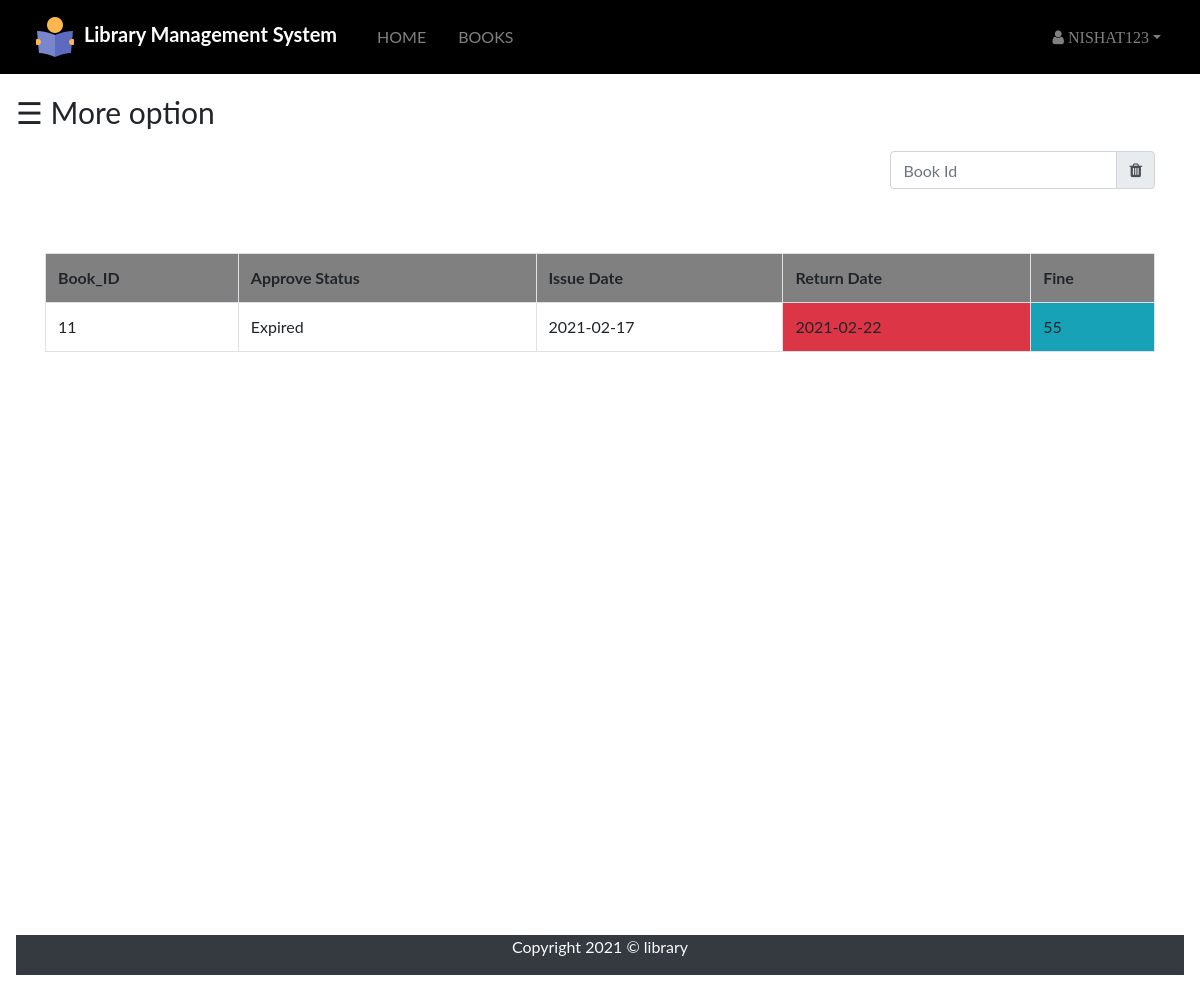
Screenshot of /src/student/book_request.php (signed in) with the database file from the repository.
### tables this page shows
CREATE TABLE `issue_book` (
  `username` varchar(255) NOT NULL,
  `b_id` int(100) NOT NULL,
  `approve` varchar(100) NOT NULL,
  `issue` date NOT NULL DEFAULT current_timestamp(),
  `returnbook` date NOT NULL
);

### src/student/book_request.php (the view, shortened to what this page needs)
<?php
include "navbar.php";
include "link.php";
 ?>
 <!DOCTYPE html>
 <html lang="en" dir="ltr">
   <head>
   </head>
   <body>
       <div id="main">
       <span style="font-size:30px;cursor:pointer" onclick="openNav()">&#9776; More option</span>
       <div class="container" style="min-height: 800px;">
         <div class="searchbook form-inline ml-auto">
           <form class="ml-auto py-3 " action="" method="post">
             <div class="input-group">
               <input type="text" name="search" placeholder="Book Id" class="form-control" value="">
               <div class="input-group-append">
                 <button type="submit" name="delete_btn" class="input-group-text"><span class="fa fa-trash"></span>
                 </button>
               </div>
             </div>
           </form>
         </div>
       <?php
       if(isset($_SESSION['login_user']))
       {
         $sql="select * from issue_book where username='$_SESSION[login_user]';";
         $query=mysqli_query($dblink,$sql);
         if(mysqli_num_rows($query)==0)
         {
           echo "<h2 class='display-5 py-5'>";
           echo "Sorry...! There is no pending book request";
           echo "</h2>";
         }
         else{
         echo "<table class='table table-bordered table-hover mt-5'>";
           echo "<tr style='background-color:gray;'>";
           echo "<th>"; echo "Book_ID"; echo "</th>";
           echo "<th>"; echo "Approve Status"; echo "</th>";
           echo "<th>"; echo "Issue Date"; echo "</th>";
           echo "<th>"; echo "Return Date"; echo "</th>";
           echo "<th>"; echo "Fine"; echo "</th>";
           echo "</tr>";
           while($row=mysqli_fetch_assoc($query))
           {
             $y=$row['returnbook'];
             echo "<tr>";
             echo "<form action='book_request.php' method='GET'>";
             echo "<td>";echo $row['b_id']; echo "</td>";
             echo "<td>";echo $row['approve']; echo "</td>";
             echo "<td>";echo $row['issue']; echo "</td>";
             $day=date("Y-m-d");
             if(($day>$row['returnbook'])&& $row['approve']=='Expired'){
               echo "<td class='bg-danger'>";echo $row['returnbook']; echo "</td>";
               ?>
               <td class="bg-info"> <input type="hidden" name="fine" value=""  />
                 <?php
                 if($day>$y)
                {
                  $return=strtotime($y);
                   $day=date("Y-m-d");
                   $today=strtotime($day);
                   $difference=$today-$return;
                   if($difference>0)
                   {
                    $days=floor($difference/(60*60*24));
                   $x=$days*5;
                   echo $x;}
                }
                else{
                  echo "No Fine";
                } ?></td>
                <?php
             }
             else{
               echo "<td>";echo $row['returnbook']; echo "</td>";
             }
             echo "</tr>";
           }
           echo "</table>";
         }
       }
else{
}
       ?>
</div>
<footer class="bg-dark text-light text-center">
  <div class="container">
    <div class="row">
      <div class="col">
        <p>Copyright 2021 &copy; library</p>
      </div>
    </div>
  </div>
</footer>
   </body>
 </html>

### src/student/book_request.php (style rules this page uses)
body { font-family: "Lato", sans-serif; }
#main { transition: margin-left .5s; padding: 16px; }

### rows the page displays
issue_book: b_id "11", approve "Expired", issue "2021-02-17", returnbook "2021-02-22", returnbook "55"

### other values shown
$_SESSION['login_user'] "NISHAT123"
